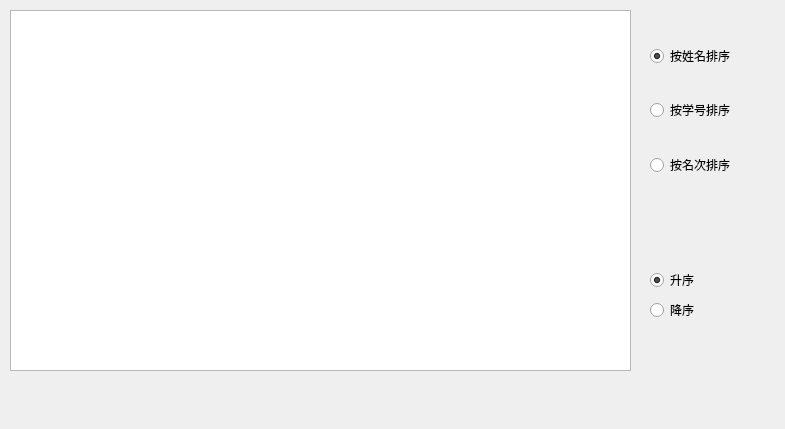
<?xml version="1.0" encoding="UTF-8"?>
<ui version="4.0">
 <class>Dlg_Btn_show</class>
 <widget class="QDialog" name="Dlg_Btn_show">
  <property name="geometry">
   <rect>
    <x>0</x>
    <y>0</y>
    <width>785</width>
    <height>429</height>
   </rect>
  </property>
  <property name="windowTitle">
   <string>所有结果</string>
  </property>
  <widget class="QTableView" name="tableView">
   <property name="geometry">
    <rect>
     <x>10</x>
     <y>10</y>
     <width>621</width>
     <height>361</height>
    </rect>
   </property>
   <property name="showGrid">
    <bool>true</bool>
   </property>
   <property name="gridStyle">
    <enum>Qt::NoPen</enum>
   </property>
  </widget>
  <widget class="QWidget" name="verticalLayoutWidget">
   <property name="geometry">
    <rect>
     <x>650</x>
     <y>20</y>
     <width>121</width>
     <height>181</height>
    </rect>
   </property>
   <layout class="QVBoxLayout" name="verticalLayout">
    <item>
     <spacer name="verticalSpacer_4">
      <property name="orientation">
       <enum>Qt::Vertical</enum>
      </property>
      <property name="sizeHint" stdset="0">
       <size>
        <width>20</width>
        <height>40</height>
       </size>
      </property>
     </spacer>
    </item>
    <item>
     <widget class="QRadioButton" name="radio_name">
      <property name="text">
       <string>按姓名排序</string>
      </property>
      <property name="checked">
       <bool>true</bool>
      </property>
     </widget>
    </item>
    <item>
     <spacer name="verticalSpacer">
      <property name="orientation">
       <enum>Qt::Vertical</enum>
      </property>
      <property name="sizeHint" stdset="0">
       <size>
        <width>20</width>
        <height>40</height>
       </size>
      </property>
     </spacer>
    </item>
    <item>
     <widget class="QRadioButton" name="radio_ID">
      <property name="text">
       <string>按学号排序</string>
      </property>
     </widget>
    </item>
    <item>
     <spacer name="verticalSpacer_2">
      <property name="orientation">
       <enum>Qt::Vertical</enum>
      </property>
      <property name="sizeHint" stdset="0">
       <size>
        <width>20</width>
        <height>40</height>
       </size>
      </property>
     </spacer>
    </item>
    <item>
     <widget class="QRadioButton" name="radio_rank">
      <property name="text">
       <string>按名次排序</string>
      </property>
     </widget>
    </item>
    <item>
     <spacer name="verticalSpacer_3">
      <property name="orientation">
       <enum>Qt::Vertical</enum>
      </property>
      <property name="sizeHint" stdset="0">
       <size>
        <width>20</width>
        <height>40</height>
       </size>
      </property>
     </spacer>
    </item>
   </layout>
  </widget>
  <widget class="QWidget" name="verticalLayoutWidget_2">
   <property name="geometry">
    <rect>
     <x>650</x>
     <y>230</y>
     <width>121</width>
     <height>131</height>
    </rect>
   </property>
   <layout class="QVBoxLayout" name="verticalLayout_2">
    <item>
     <spacer name="verticalSpacer_5">
      <property name="orientation">
       <enum>Qt::Vertical</enum>
      </property>
      <property name="sizeHint" stdset="0">
       <size>
        <width>20</width>
        <height>40</height>
       </size>
      </property>
     </spacer>
    </item>
    <item>
     <widget class="QRadioButton" name="radio_up">
      <property name="text">
       <string>升序</string>
      </property>
      <property name="checked">
       <bool>true</bool>
      </property>
     </widget>
    </item>
    <item>
     <widget class="QRadioButton" name="radio_down">
      <property name="text">
       <string>降序</string>
      </property>
     </widget>
    </item>
    <item>
     <spacer name="verticalSpacer_6">
      <property name="orientation">
       <enum>Qt::Vertical</enum>
      </property>
      <property name="sizeHint" stdset="0">
       <size>
        <width>20</width>
        <height>40</height>
       </size>
      </property>
     </spacer>
    </item>
   </layout>
  </widget>
 </widget>
 <resources/>
 <connections/>
</ui>
